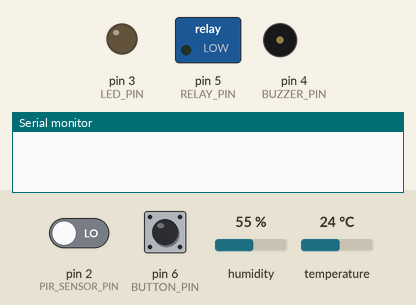
This sketch was run on a simulated Arduino Uno, built with avr-gcc and run on an emulated ATmega328P. On the bench: switched loads named in the sketch (green lamp = pin HIGH), output pins drawn as LEDs (lit = HIGH), buzzer (waves = sounding, pin HIGH), the last lines printed to the serial monitor. The test bench sets the inputs (shaded band); at power-on: pin 2 (PIR_SENSOR_PIN) LOW, temperature 24 °C, pin 6 (BUTTON_PIN) HIGH, humidity 55 %.

Above: at 2.8 s.
2.9 s: pin 2 (PIR_SENSOR_PIN) driven HIGH
At 4.1 s:
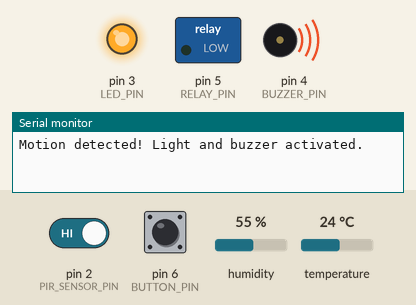
8.9 s: temperature set to 29 °C
14.9 s: temperature set to 32 °C
At 20.7 s:
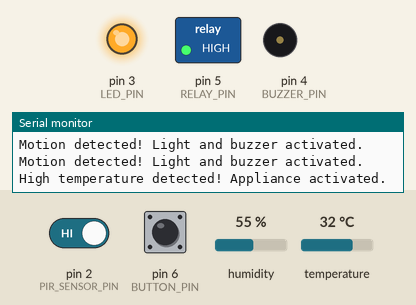
20.9 s: pin 2 (PIR_SENSOR_PIN) driven LOW
At 21.6 s:
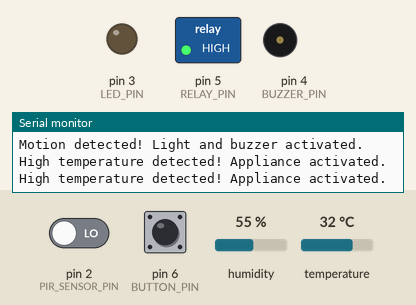
22.6 s: pin 2 (PIR_SENSOR_PIN) driven HIGH
At 24.0 s:
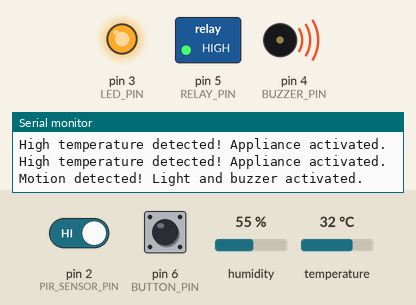
28.6 s: temperature set to 12 °C
At 34.9 s:
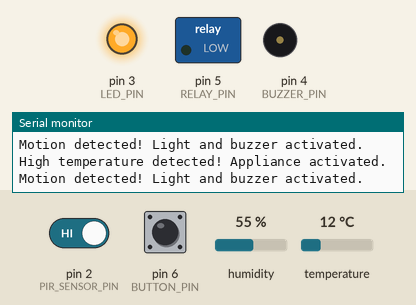
Timing chart, 0 to 35.6 s (numbered marks = the images above; inputs shaded):
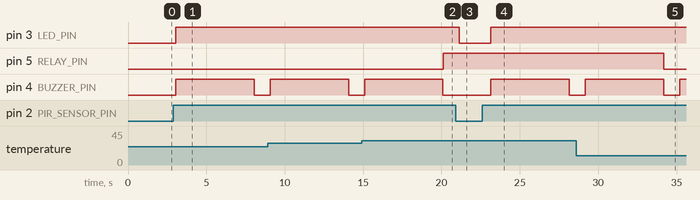

The sketch:

code.ino
```cpp
#include <DHT.h> // Include the DHT library for temperature and humidity

// Pin Definitions
#define PIR_SENSOR_PIN 2    // PIR motion sensor input pin
#define LED_PIN 3           // LED to simulate a light
#define BUZZER_PIN 4        // Buzzer for alerts
#define RELAY_PIN 5         // Relay to control appliances
#define BUTTON_PIN 6        // Push button for manual control
#define DHT_PIN 7           // Temperature sensor pin (DHT11 or DHT22)
#define DHT_TYPE DHT11      // Define your DHT model (DHT11 or DHT22)

// Variables
bool motionDetected = false;
bool applianceState = false;
DHT dht(DHT_PIN, DHT_TYPE); // Initialize DHT sensor

void setup() {
  pinMode(PIR_SENSOR_PIN, INPUT);
  pinMode(LED_PIN, OUTPUT);
  pinMode(BUZZER_PIN, OUTPUT);
  pinMode(RELAY_PIN, OUTPUT);
  pinMode(BUTTON_PIN, INPUT_PULLUP); // Using internal pull-up resistor

  dht.begin(); // Start DHT sensor
  Serial.begin(9600); // Initialize serial communication

  // Initial states
  digitalWrite(LED_PIN, LOW);
  digitalWrite(BUZZER_PIN, LOW);
  digitalWrite(RELAY_PIN, LOW);
}

void loop() {
  // Check for motion detection
  motionDetected = digitalRead(PIR_SENSOR_PIN);
  if (motionDetected) {
    digitalWrite(LED_PIN, HIGH); // Turn on the light
    digitalWrite(BUZZER_PIN, HIGH); // Sound the buzzer for alert
    Serial.println("Motion detected! Light and buzzer activated.");
    delay(5000); // Keep lights and buzzer on for 5 seconds
    digitalWrite(BUZZER_PIN, LOW); // Turn off buzzer
  } else {
    digitalWrite(LED_PIN, LOW); // Turn off the light if no motion
  }

  // Check temperature and activate appliance if above threshold
  float temperature = dht.readTemperature(); // Read temperature
  if (temperature > 30.0) { // Example threshold: 30°C
    digitalWrite(RELAY_PIN, HIGH); // Turn on appliance
    Serial.println("High temperature detected! Appliance activated.");
  } else {
    digitalWrite(RELAY_PIN, LOW); // Turn off appliance
  }

  // Manual control using push button
  if (digitalRead(BUTTON_PIN) == LOW) {
    applianceState = !applianceState; // Toggle appliance state
    digitalWrite(RELAY_PIN, applianceState ? HIGH : LOW);
    Serial.println(applianceState ? "Appliance turned ON" : "Appliance turned OFF");
    delay(500); // Debounce delay
  }

  delay(1000); // Short delay for stability
}
```

Measured:
- the behaviour switches between 30 and 31 °C on temperature (found by bisection; images 1 and 2)
- after the input at 2.9 s, pin 3 (LED_PIN): LOW → HIGH after 0.15 s; pin 4 (BUZZER_PIN): LOW → HIGH after 0.15 s, → LOW 5.0 s later
- after the input at 14.9 s, pin 5 (RELAY_PIN): LOW → HIGH after 5.2 s
- after the input at 20.9 s, pin 3 (LED_PIN): HIGH → LOW after 0.22 s; pin 4 (BUZZER_PIN): stays LOW (without the input it goes to HIGH after 0.22 s)
- after the input at 22.6 s, pin 3 (LED_PIN): LOW → HIGH after 0.54 s; pin 4 (BUZZER_PIN): LOW → HIGH after 0.54 s, → LOW 5.0 s later
- after the input at 28.6 s, pin 5 (RELAY_PIN): HIGH → LOW after 5.6 s
